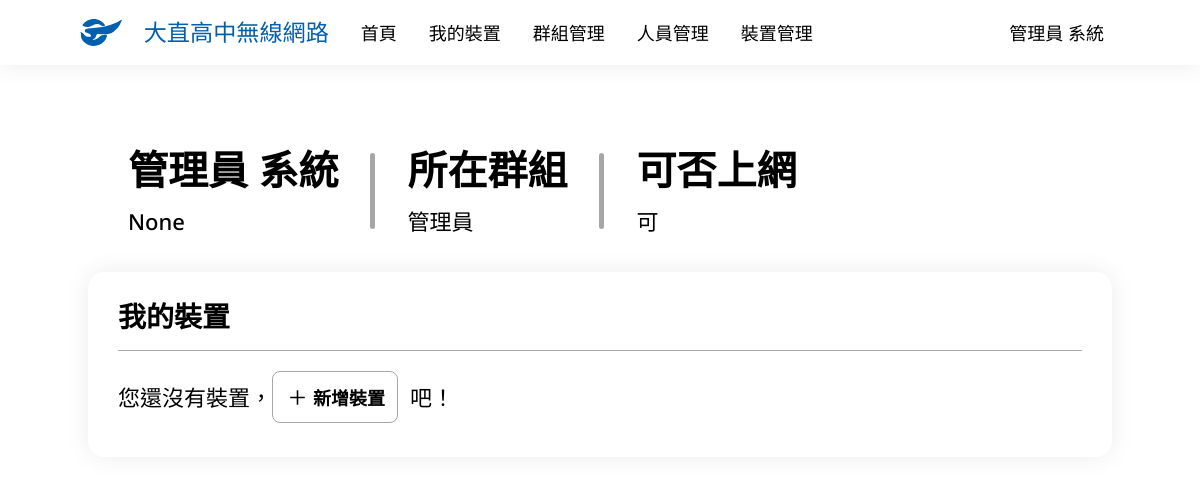
The app's page / (signed in), older data.
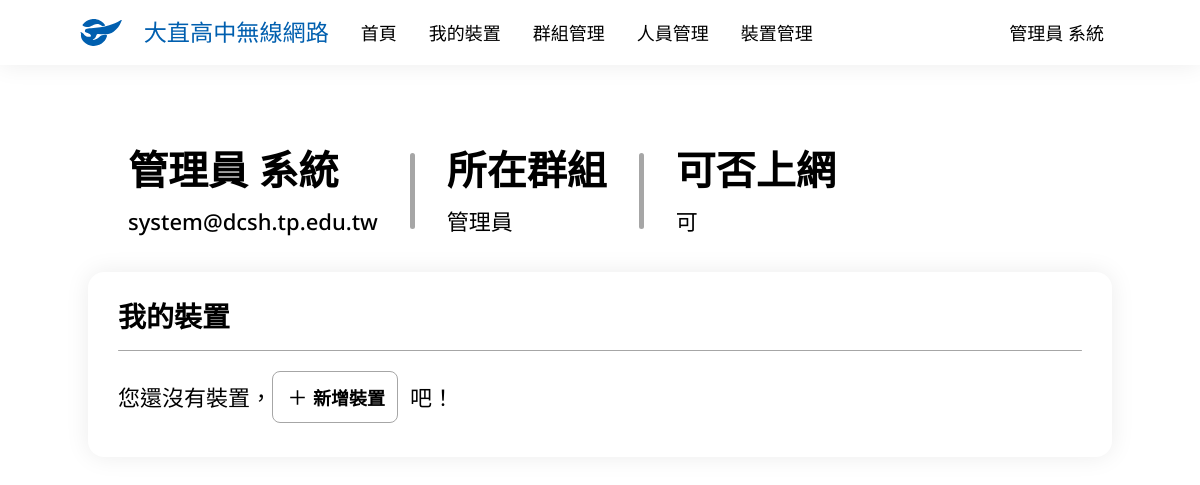
The same page, newer data.
### main/models.py (models this page shows)
class UserInfo(models.Model):
    UserData = models.OneToOneField(User, verbose_name='身分', on_delete=models.CASCADE)
    USERTYPES = [
        (0, '管理員'),
        (1, '老師'),
        (2, '學生')
    ]
    UserType = models.IntegerField('使用者類別', choices=USERTYPES)
    Name = models.CharField('姓名', max_length=75)
    StuId = models.IntegerField('學號', default=0)
    Email = models.EmailField('Email', blank=True, null=True)
    GRADES = [
        (0, '無'),
        (7, '七年級'),
        (8, '八年級'),
        (9, '九年級'),
        (1, '高一'),
        (2, '高二'),
        (3, '高三')
    ]
    Grade = models.IntegerField('年級', choices=GRADES, default=0)
    Class = models.IntegerField('班級', default=0)
    SeatNumber = models.IntegerField('座號', default=0)
    Internet = models.BooleanField('可否上網', default=True)
    Note = models.TextField('備註', blank=True, null=True)
    def __str__(self):
        if self.UserType == 0:
            return f'管理員 {self.Name}'
        elif self.UserType == 1:
            return f'教師 {self.Name}'
        else:
            return f'{self.Grade}{self.Class:02d}{self.SeatNumber:02d} {self.Name}'

### main/views.py (the view)
# urls.py: path('', HomePage.as_view(), name='homepage'),
class HomePage(ListView):
    model=Device
    def get_context_data(self, **kwargs):
        context = super().get_context_data(**kwargs)
        if self.request.user.is_authenticated:
            context['now_user'] = UserInfo.objects.get(UserData=self.request.user)
            now_user_group = Group.objects.filter(UserData__UserData=self.request.user)
            if now_user_group.count() > 0:
                context['now_user_group'] = now_user_group[0].Name
            else:
                context['now_user_group'] = '無'
        else:
            context['now_user'] = ''
            context['now_user_group'] = '無'
        return context
    def get_queryset(self):
        if self.request.user.is_authenticated:
            return Device.objects.filter(Owner__UserData=self.request.user)
        return super().get_queryset()
    context_object_name = 'devices'
    template_name = 'homepage.html'

### templates/homepage.html (shortened to what this page needs)
{% extends 'base.html' %}
{% load static %}
{% block body %}
{% if user.is_authenticated %}
    <div class="user-info">
        <div>
            <p>{{ now_user }}</p>
            <p>{{ now_user.Email }}</p>
        </div>
        <div class="spacer"></div>
        <div>
            <p>所在群組</p>
            <p>{{ now_user_group }}</p>
        </div>
        <div class="spacer"></div>
        <div>
            <p>可否上網</p>
            <p>{% if now_user.Internet %}可{% else %}否{% endif %}</p>
        </div>
    </div>
    <div class="container">
        <p class="title">我的裝置</p>
        <div class="hr"></div>
        {% if devices|length == 0 %}
            <p class="inline">
                您還沒有裝置，
                <a href="{% url 'device_create' %}">
                    <button class="rect-button button-ani">
                        <div class="icon icon-add"></div>
                        <p>新增裝置</p>
                    </button>
                </a>
                吧！
            </p>
        {% endif %}
    </div>
{% endif %}
{% endblock body %}

### templates/base.html (shortened to what this page needs)
{% load static %}
<!DOCTYPE html>
<html lang="zh-Hant-TW">
<head>
    <link rel="stylesheet" href="{% static 'css/style.css' %}">
</head>
<body>
    <nav>
        <ul class="navbar">
            <a href="{% url 'homepage' %}">
                <li>
                    <div class="logo">
                        <div></div>
                        <p>大直高中無線網路</p>
                    </div>
                </li>
            </a>
            <a href="{% url 'homepage' %}" class="nav-ani">
                <li>
                    <p id="homepage-button">首頁</p>
                </li>
            </a>
            {% if user.is_authenticated %}
                <a href="{% url 'device_managing' %}" class="nav-ani">
                    <li>
                        <p>我的裝置</p>
                    </li>
                </a>
                {% if perms.main.admin %}
                    <a href="{% url 'group_managing' %}" class="nav-ani">
                        <li>
                            <p>群組管理</p>
                        </li>
                    </a>
                    <a href="{% url 'user_managing' %}" class="nav-ani">
                        <li>
                            <p>人員管理</p>
                        </li>
                    </a>
                    <a href="{% url 'manage' %}" class="nav-ani">
                        <li>
                            <p>裝置管理</p>
                        </li>
                    </a>
                {% endif %}
                <li class="dropdown">
                    <a class="nav-ani">{{ now_user }}</a>
                </li>
            {% endif %}
        </ul>
    </nav>
    <div class="content">
        <div class="main">
            {% block body %}{% endblock body %}
        </div>
    </div>
</body>
</html>

Row changes from the older to the newer data that the page shows:
changed UserInfo "管理員 系統": Email "None" → "system@dcsh.tp.edu.tw"
